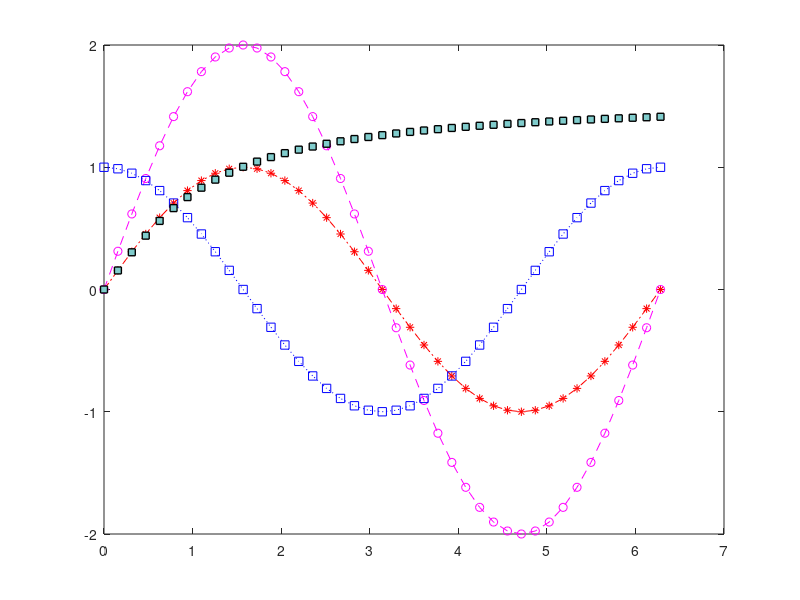

Write the MATLAB code that produced this figure.
clc;
clear;
close all;

title('exercise1');

t = 0: pi / 20: 2 * pi;
plot(t, sin(t), '-.r*');
hold on;
plot(t, sin(t) * 2, '--mo');
plot(t, cos(t), ':bs');
plot(t, atan(t), 'ks', ...
    'LineWidth', 1, ...
    'MarkerEdgeColor', 'k', ...
    'MarkerFaceColor', [.5, .8, .8], ...
    'MarkerSize', 5);
% background color
set(gcf, 'Color', [.8, .8, .8]);